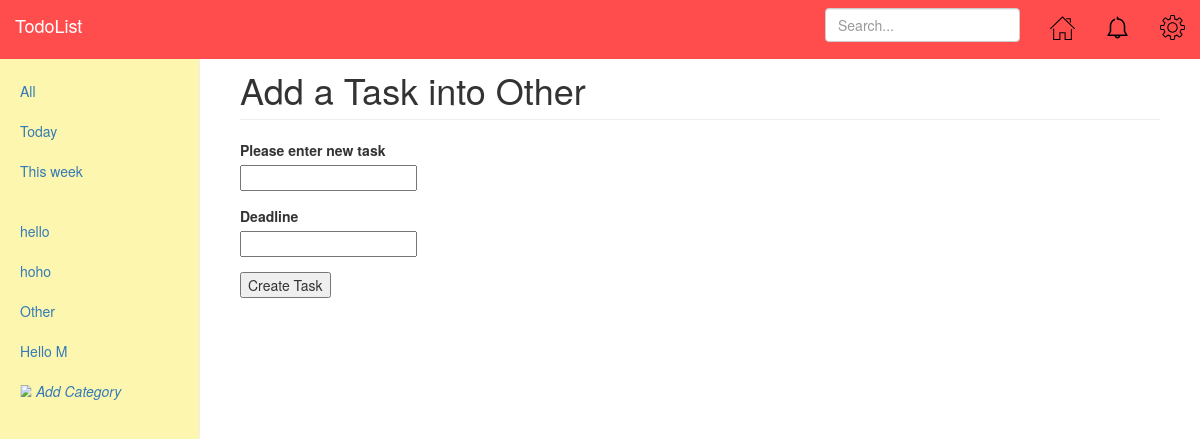
/app/category/other/add_task/, run on the app's committed database.
### ToDoListApp/models.py (models this page shows, shortened)
class Category(models.Model):
    name = models.CharField(max_length=128, unique=True)
    slug = models.SlugField(unique=True)

### ToDoListApp/views.py (the view)
# urls.py: url(r'^category/(?P<category_name_slug>[\w\-]+)/add_task/$', views.add_task, name='add_task'),
def add_task(request, category_name_slug):
    category_list = Category.objects.all()
    try:
        cat = Category.objects.get(slug=category_name_slug)
    except Category.DoesNotExist:
        cat = None
    if request.method == 'POST':
        form = TaskForm(request.POST)
        if form.is_valid():
            if cat:
                task = form.save(commit=False)
                task.category = cat
                task.save()
                return category(request, category_name_slug)
        else:
            print (form.errors)
    else:
        form = TaskForm()
    context_dict = {'form': form,
                    'categories': category_list,
                    'category': cat,
                    'category_name_slug': category_name_slug,
                    'header': "Add a Task into " + cat.name,
                    }
    return render(request, 'add_task.html', context_dict)

### ToDoListApp/forms.py
class TaskForm(forms.ModelForm):
    name = forms.CharField(max_length=128, help_text="Please enter new task")
    isFinished = forms.BooleanField(widget=forms.HiddenInput(), required=False)
    deadline = forms.DateField(help_text="Deadline")
    class Meta:
        model = Task
        exclude = ('category',)

### templates/add_task.html (shortened to what this page needs)
{% extends 'base.html' %}
{% load staticfiles %}
{% block body_block %}
    {% if not category %}
        The specified category does not exist!
    {% else %}
        <form id="task_form" method="post" action="/app/category/{{ category_name_slug }}/add_task/">
            {% for field in form.visible_fields %}
                <div class="form-group">
                    <label>{{ field.help_text }}</label>
                    <div class="input-group">
                        {{ field }}
                    </div>
                </div>
            {% endfor %}
            <input type="submit" name="submit" value="Create Task"/>
        </form>
    {% endif %}
{% endblock %}

### templates/base.html (shortened to what this page needs)
<!DOCTYPE html>
<html lang="en">
{% load staticfiles %}
<head>
    <link rel="stylesheet" href="{% static "css/bootstrap.min.css" %}" type="text/css">
    <link rel="stylesheet" href="{% static "css/style.css" %}" type="text/css"/>
</head>
<body>
<nav class="navbar navbar-inverse navbar-fixed-top">
    <div class="container-fluid">
        <div class="navbar-header">
            <a class="navbar-brand" href="#">TodoList</a>
        </div>
        <div id="navbar" class="navbar-collapse collapse">
            <ul class="nav navbar-nav navbar-right">
                <li><a href="/app/">
                    <svg height="25" width="25" xmlns="http://www.w3.org/2000/svg"
                         xmlns:xlink="http://www.w3.org/1999/xlink">
                        <image height="25" width="25" xlink:href="{% static "icons/home_icon.svg" %}"/>
                    </svg>
                </a></li>
                <li><a href="#">
                    <svg height="25" width="25" xmlns="http://www.w3.org/2000/svg"
                         xmlns:xlink="http://www.w3.org/1999/xlink">
                        <image height="25" width="25" xlink:href="{% static "icons/notification_icon.svg" %}"/>
                    </svg>
                </a>
                </li>
                <li class="dropdown">
                    <a href="#" class="dropdown-toggle" data-toggle="dropdown" role="button" aria-haspopup="true"
                       aria-expanded="false">
                        <svg height="25" width="25" xmlns="http://www.w3.org/2000/svg"
                             xmlns:xlink="http://www.w3.org/1999/xlink">
                            <image height="25" width="25" xlink:href="{% static "icons/setting_icon.svg" %}"/>
                        </svg>
                    </a>
                </li>
            </ul>
            <form class="navbar-form navbar-right">
                <input type="text" class="form-control" placeholder="Search...">
            </form>
        </div>
    </div>
</nav>
<div class="container-fluid">
    <div class="row">
        <div class="col-sm-3 col-md-2 sidebar">
            <ul class="nav nav-sidebar">
                <li><a href="/app/">All<span class="sr-only">(current)</span></a></li>
                <li><a href="#">Today</a></li>
                <li><a href="#">This week</a></li>
            </ul>
            <ul class="nav nav-sidebar">
                {% if categories %}
                    {% for category in categories %}
                        <li><a href="/app/category/{{ category.slug }}">{{ category.name }}</a></li>
                    {% endfor %}
                {% else %}
                    <li><strong>There are no categories present.</strong></li>
                {% endif %}
                <li>
                    <a href="/app/add_category/">
                        <svg height="12" width="12" xmlns="http://www.w3.org/2000/svg"
                             xmlns:xlink="http://www.w3.org/1999/xlink">
                            <image height="12" width="12" xlink:href="{% static "icons/add_icon.svg" %}"/>
                        </svg>
                        <i>Add Category</i>
                    </a>
                </li>
            </ul>
        </div>
        <div class="col-sm-9 col-sm-offset-3 col-md-10 col-md-offset-2 main">
            <h1 class="page-header">{{ header }}</h1>
            {% block body_block %}
            {% endblock %}
        </div>
    </div>
</div>
</body>
</html>

### static/css/style.css (style rules this page uses)
body { padding-top: 50px; background-color: transparent; }
.navbar-header .navbar-brand { color: black; }
.navbar-fixed-top { border: 0; background-color: #FF4D4D; }
.sidebar { display: none; }
@media (min-width: 768px) { .sidebar { position: fixed; top: 51px; bottom: 0; left: 0; z-index: 1000; display: block; padding: 20px; overflow-x: hidden; overflow-y: auto; background-color: #fdf6af; border-right: 1px solid #eee; } }
.nav-sidebar { margin-right: -21px; margin-bottom: 20px; margin-left: -20px; }
.nav-sidebar > li > a { padding-right: 20px; padding-left: 20px; }
.main { padding: 20px; }
@media (min-width: 768px) { .main { padding-right: 40px; padding-left: 40px; } }
.main .page-header { margin-top: 0; }

### data on the page
Category: name "hello"
Category: name "hoho"
Category: name "Other"
Category: name "Hello M"

### other printed values
{{ header }} "Add a Task into Other"
{{ field.help_text }} "Please enter new task" "Deadline"
